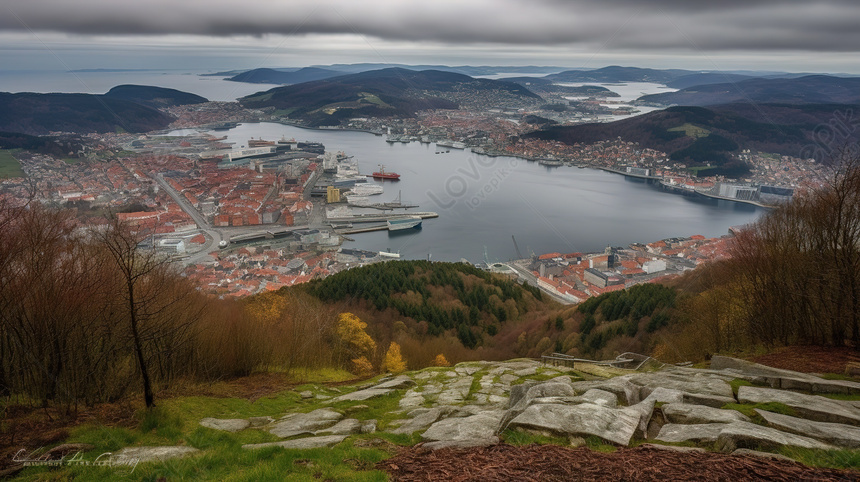
#> input picture widok.jpg, 860 x 482 px
$ python lab2.py
#> lines starting #> are read from the running program, lines starting #| are printed output that depends on the picture
#> the answer given: 1
import cv2
import numpy as np
import os
from PIL import Image

def task_4():
    print("Wybrałeś zadanie 4.")
    # Wczytanie obrazu
    image = cv2.imread('widok.jpg')
#> image is the input picture: shape (482, 860, 3); mean B, G, R 83, 92.3, 97.5

    # Macierz przekształcenia kolorów z RGB do YCrCb
    conversion_matrix = np.array([[0.229, 0.587, 0.114],
                                  [0.500, -0.418, -0.082],
                                  [-0.168, -0.331, 0.500]])

    # Stałe dodawane do wyniku
    constants = np.array([0, 128, 128])

    # Przekształcenie wartości kolorów zgodnie z podanym wzorem
    ycbcr_image = np.dot(image, conversion_matrix.T) + constants
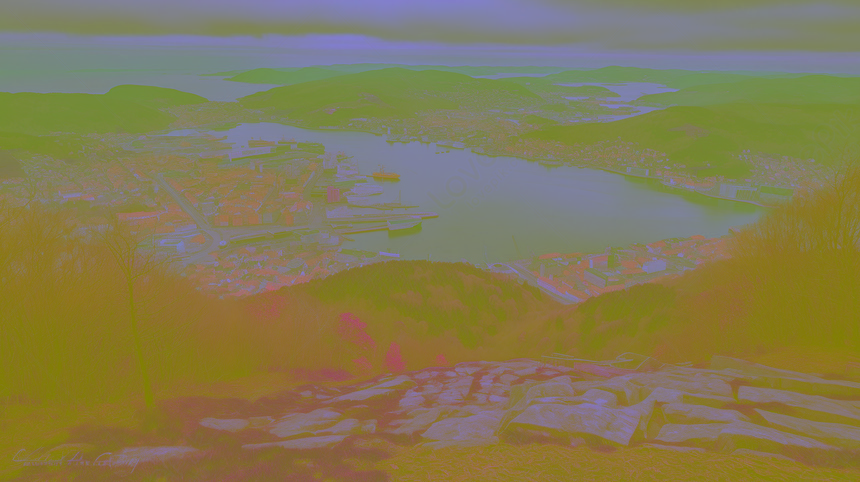
#> ycbcr_image: shape (482, 860, 3) float64; mean B, G, R 84.3, 123, 132.3

    # Ograniczenie wartości kolorów do przedziału [0, 255]
    ycbcr_image = np.clip(ycbcr_image, 0, 255).astype(np.uint8)

    # Wyodrębnienie składowych Y, Cb, Cr
    Y, Cr, Cb = cv2.split(ycbcr_image)
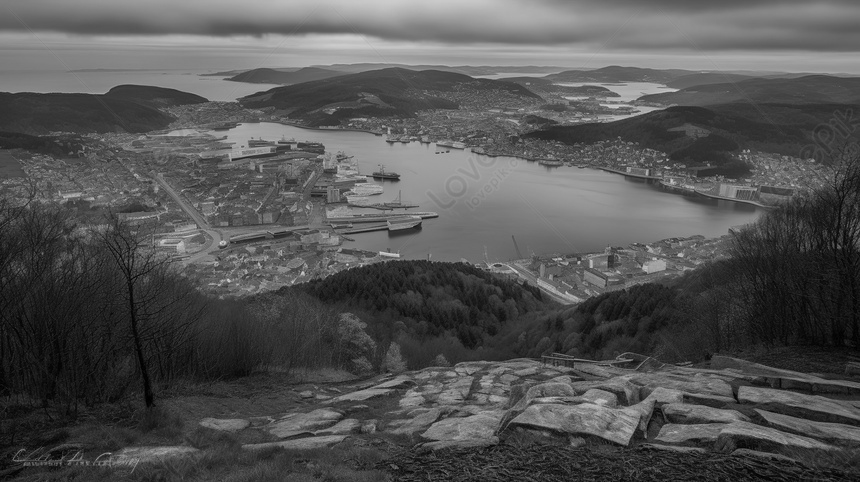
#> Y: shape (482, 860); min 0, max 214, mean 83.8
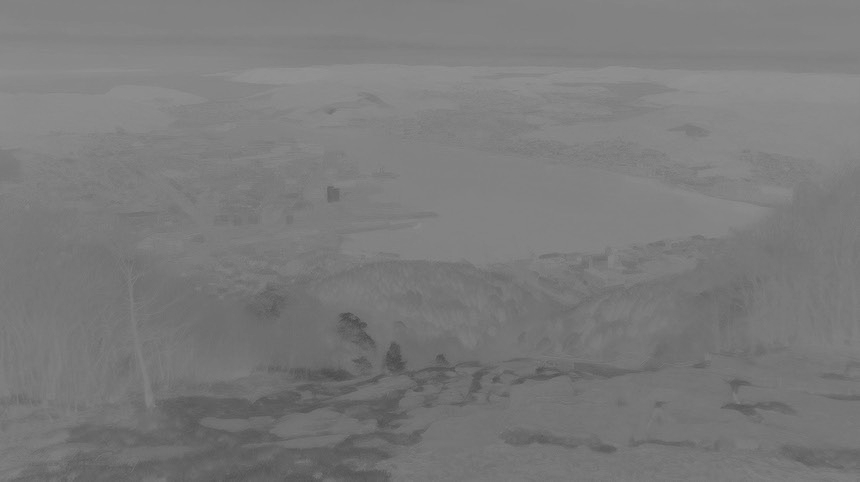
#> Cr: shape (482, 860); min 70, max 148, mean 122.5
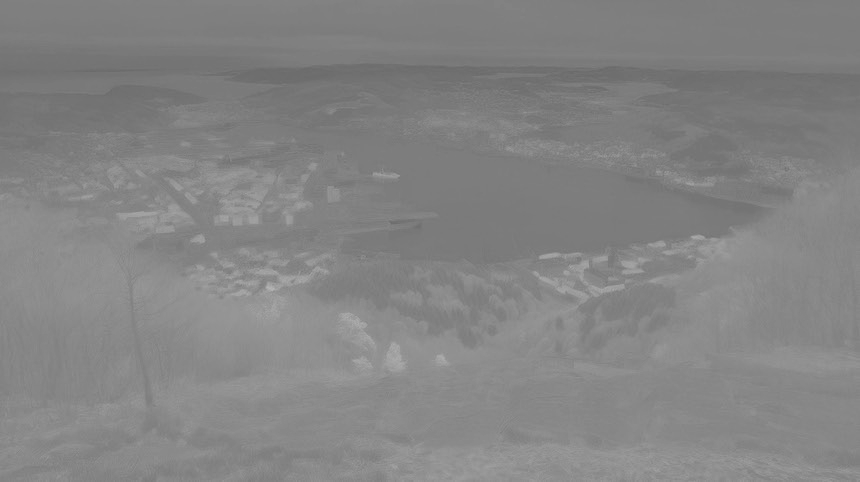
#> Cb: shape (482, 860); min 105, max 182, mean 131.8

    # Downsampling na kanałach Cb i Cr (usunięcie co drugiego piksela)
    downsampled_Cb = cv2.resize(Cb, None, fx=0.5, fy=0.5, interpolation=cv2.INTER_LINEAR)
    downsampled_Cr = cv2.resize(Cr, None, fx=0.5, fy=0.5, interpolation=cv2.INTER_LINEAR)

    # Upsampling na kanałach Cb i Cr (powtórzenie piksela)
    upsampled_Cb = cv2.resize(downsampled_Cb, (Y.shape[1], Y.shape[0]), interpolation=cv2.INTER_LINEAR)
    upsampled_Cr = cv2.resize(downsampled_Cr, (Y.shape[1], Y.shape[0]), interpolation=cv2.INTER_LINEAR)

    # Złożenie obrazu RGB z otrzymanych macierzy Cb, Cr i Y
    reconstructed_ycbcr_image = cv2.merge((Y, upsampled_Cb, upsampled_Cr))
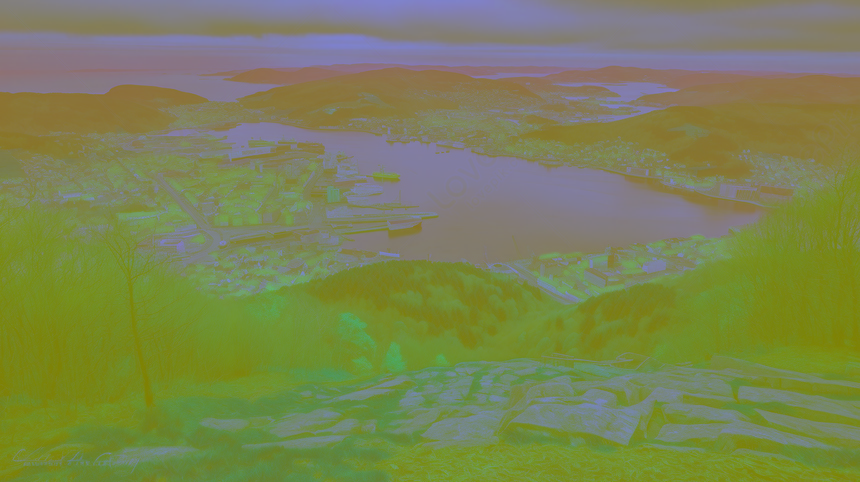
#> reconstructed_ycbcr_image: shape (482, 860, 3); mean of channels 0, 1, 2 83.8, 131.8, 122.6; drawn as B, G, R

    # Konwersja z powrotem do przestrzeni kolorowej RGB
    inverse_conversion_matrix = np.linalg.inv(conversion_matrix)
    rgb_image = np.dot(reconstructed_ycbcr_image - constants, inverse_conversion_matrix.T)
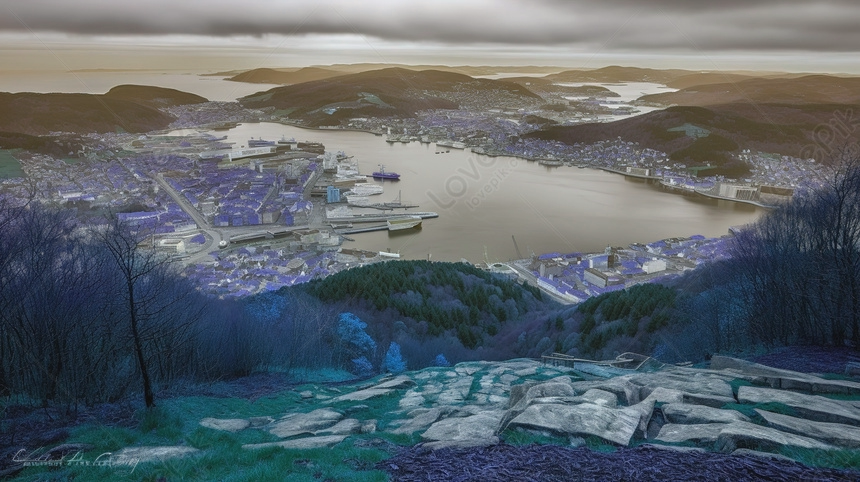
#> rgb_image: shape (482, 860, 3) float64; mean of channels 0, 1, 2 95.9, 89.7, 80.7; drawn with min black and max white

    # Ograniczenie wartości kolorów do przedziału [0, 255]
    rgb_image = np.clip(rgb_image, 0, 255).astype(np.uint8)

    # Wyświetlenie oryginalnego obrazu i obrazu po transmisji
    cv2.imshow('Oryginalny obraz', image)
    cv2.imshow('Obraz po transmisji', rgb_image)

    # Wyświetlenie poszczególnych składowych Y, Cb, Cr w odcieniach szarości
    cv2.imshow('Skladowa Y', Y)
    cv2.imshow('Skladowa Cb po transmisji', upsampled_Cb)
    cv2.imshow('Skladowa Cr po transmisji', upsampled_Cr)

    cv2.waitKey(0)
    cv2.destroyAllWindows()

# [150 lines left out: functions task_5, save_ppm_p3, save_ppm_p6, task_2_1, task_2_2, task_2_3, not called in this run]

while True:
    print("\nMenu:")
    print("1. Zadanie 4 Lista 1")
    print("2. Zadanie 5 Lista 1")
    print("3. Zadanie 1 Lista 2")
    print("4. Zadanie 2 Lista 2")
    print("5. Zadanie 3 Lista 2")
    print("0. Wyjście")

#> (the run stopped early here; a loop or call above may not have finished)
